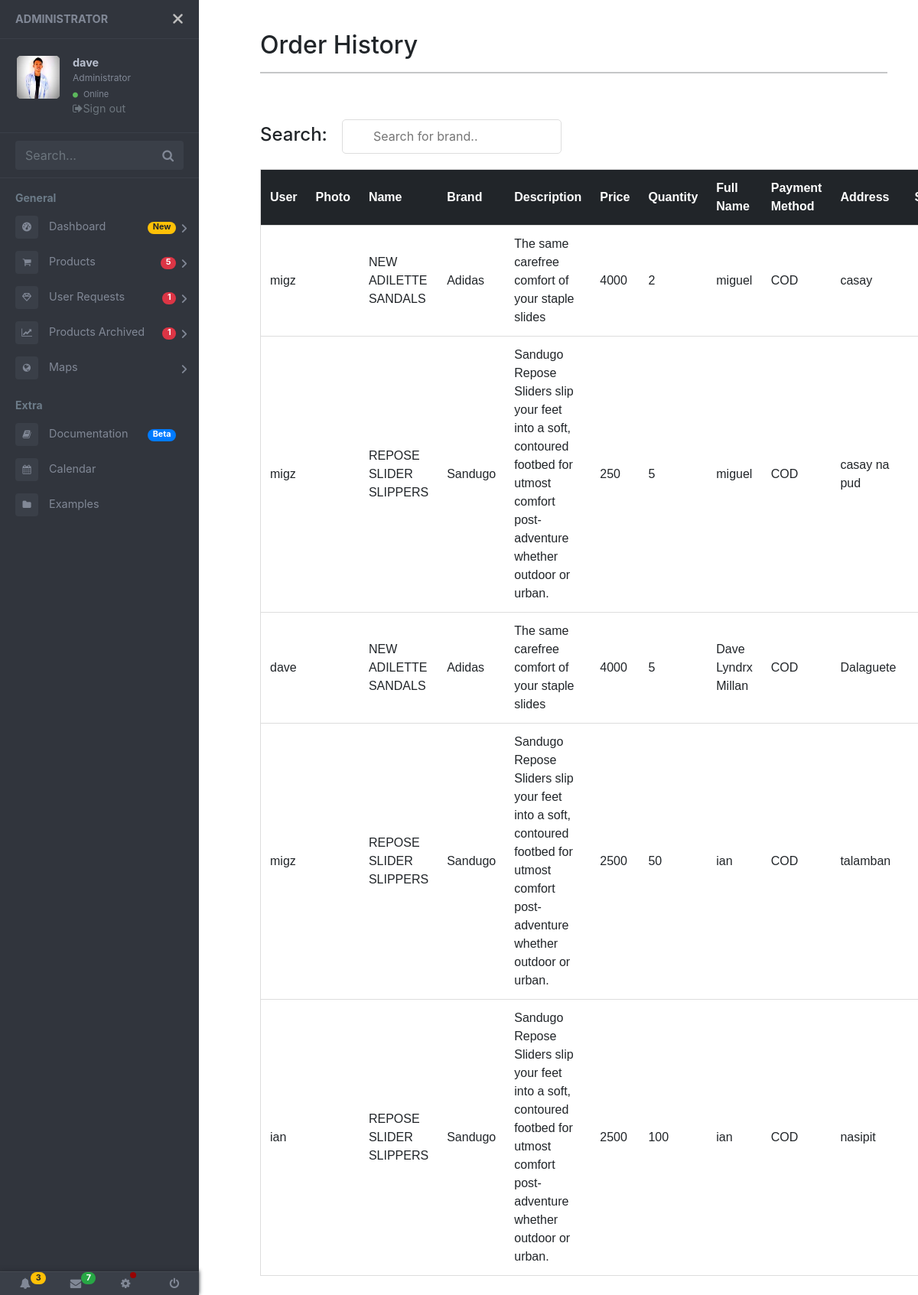
/DAMI/seeorderhistory.php (signed in), run on the app's committed database.
### tables this page shows
CREATE TABLE `orderhistory` (
  `approvedId` int(11) NOT NULL,
  `username` varchar(255) NOT NULL,
  `productId` int(255) NOT NULL,
  `productPhoto` varchar(255) NOT NULL,
  `productName` varchar(255) NOT NULL,
  `productBrand` varchar(255) NOT NULL,
  `productDescription` varchar(255) NOT NULL,
  `productPrice` int(255) NOT NULL,
  `quantity` int(255) NOT NULL,
  `status` varchar(255) NOT NULL,
  `fullName` varchar(255) NOT NULL,
  `address` varchar(255) NOT NULL,
  `contactEmail` varchar(255) NOT NULL,
  `paymentMethod` varchar(255) NOT NULL,
  `result` varchar(255) NOT NULL
);

### DAMI/seeorderhistory.php (the view, shortened to what this page needs)
<!DOCTYPE html>
<html lang="en">
<head>
  <link rel="stylesheet" href="https://maxcdn.bootstrapcdn.com/bootstrap/4.0.0/css/bootstrap.min.css">
  <link href="https://use.fontawesome.com/releases/v5.0.6/css/all.css" rel="stylesheet">
  <link href="https://cdn.jsdelivr.net/npm/bootstrap@5.0.0-beta3/dist/css/bootstrap.min.css" rel="stylesheet">
  <link rel="stylesheet" href="https://stackpath.bootstrapcdn.com/font-awesome/4.7.0/css/font-awesome.min.css">
  <link rel="stylesheet" href="https://stackpath.bootstrapcdn.com/font-awesome/4.7.0/css/font-awesome.min.css">
  <link href="//maxcdn.bootstrapcdn.com/bootstrap/4.0.0/css/bootstrap.min.css" rel="stylesheet" id="bootstrap-css">
</head>
<body>
  <div class="page-wrapper chiller-theme toggled">
    <nav id="sidebar" class="sidebar-wrapper">
      <div class="sidebar-content">
        <div class="sidebar-brand">
          <a href="#">Administrator</a>
          <div id="close-sidebar">
            <i class="fas fa-times"></i>
          </div>
        </div>
        <div class="sidebar-header">
          <div class="user-pic">
            <img class="img-responsive img-rounded" alt="User picture">
          </div>
          <div class="user-info">
            <span class="user-name">
              <strong><?php echo $_SESSION['adminusername']; ?></strong>
            </span>
            <span class="user-role">Administrator</span>
            <span class="user-status">
              <i class="fa fa-circle"></i>
              <span>Online</span>
            </span>
            <a href="logoutadmin.php" class="nav__link">
              <span class="nav__name text-muted"> <i class="fa fa-sign-out text-muted" aria-hidden="true"></i>Sign out</i></span>
            </a>
          </div>
        </div>
        <div class="sidebar-search">
          <div>
            <div class="input-group">
              <input type="text" class="form-control search-menu" placeholder="Search...">
              <div class="input-group-append">
                <span class="input-group-text">
                  <i class="fa fa-search" aria-hidden="true"></i>
                </span>
              </div>
            </div>
          </div>
        </div>
        <div class="sidebar-menu">
          <ul>
            <li class="header-menu">
              <span>General</span>
            </li>
            <li class="sidebar-dropdown">
              <a href="adminpage.php">
                <i class="fa fa-tachometer-alt"></i>
                <span>Dashboard</span>
                <span class="badge badge-pill badge-warning">New</span>
              </a>
            </li>
            <li class="sidebar-dropdown">
              <a>
                <i class="fa fa-shopping-cart"></i>
                <span>Products</span>
                <?php
                $servername = "localhost";
                $username = "root";
                $password = "";
                $dbname = "dami";
                $conn = new mysqli($servername, $username, $password, $dbname);
                $count = 0;
                $query = ("SELECT * FROM products;");
                $query_run = mysqli_query($conn, $query);
                while ($row = mysqli_fetch_array($query_run)) {
                  $count++;
                }
                echo "<span class='badge badge-pill badge-danger'>$count</span> ";
                ?>
              </a>
            </li>
            <li class="sidebar-dropdown">
              <a href="#">
                <i class="far fa-gem"></i>
                <span>User Requests</span>
                <?php
                $servername = "localhost";
                $username = "root";
                $password = "";
                $dbname = "dami";
                $conn = new mysqli($servername, $username, $password, $dbname);
                $count = 0;
                $query = ("SELECT * FROM request;");
                $query_run = mysqli_query($conn, $query);
                while ($row = mysqli_fetch_array($query_run)) {
                  $count++;
                }
                echo "<span class='badge badge-pill badge-danger'>$count</span> ";
                ?>
              </a>
            </li>
            <li class="sidebar-dropdown">
              <a href="seeproductarchived.php">
                <i class="fa fa-chart-line"></i>
                <span>Products Archived</span>
                <?php
                $servername = "localhost";
                $username = "root";
                $password = "";
                $dbname = "dami";
                $conn = new mysqli($servername, $username, $password, $dbname);
                $count = 0;
                $query = ("SELECT * FROM archivedproducts;");
                $query_run = mysqli_query($conn, $query);
                while ($row = mysqli_fetch_array($query_run)) {
                  $count++;
                }
                echo "<span class='badge badge-pill badge-danger'>$count</span> ";
                ?>
              </a>
            </li>
            <li class="sidebar-dropdown">
              <a href="#">
                <i class="fa fa-globe"></i>
                <span>Maps</span>
              </a>
            </li>
            <li class="header-menu">
              <span>Extra</span>
            </li>
            <li>
              <a href="documentation.php">
                <i class="fa fa-book"></i>
                <span>Documentation</span>
                <span class="badge badge-pill badge-primary">Beta</span>
              </a>
            </li>
            <li>
              <a href="#">
                <i class="fa fa-calendar"></i>
                <span>Calendar</span>
              </a>
            </li>
            <li>
              <a href="#">
                <i class="fa fa-folder"></i>
                <span>Examples</span>
              </a>
            </li>
          </ul>
        </div>
      </div>
      <div class="sidebar-footer">
        <a href="#">
          <i class="fa fa-bell"></i>
          <span class="badge badge-pill badge-warning notification">3</span>
        </a>
        <a href="#">
          <i class="fa fa-envelope"></i>
          <span class="badge badge-pill badge-success notification">7</span>
        </a>
        <a href="#">
          <i class="fa fa-cog"></i>
          <span class="badge-sonar"></span>
        </a>
        <a href="#">
          <i class="fa fa-power-off"></i>
        </a>
      </div>
    </nav>
    <main class="page-content">
      <div class="container-fluid">
        <h2>Order History</h2>
        <hr>
        <br><br>
        <table id="myTable">
       <h4>Search: &nbsp; <input type="text" id="myInput" onkeyup="myFunction()" placeholder="Search for brand.."></h4>
          <thead class="table-dark">
            <tr>
              <th scope="col">User</th>
              <th scope="col">Photo</th>
              <th scope="col">Name</th>
              <th scope="col">Brand</th>
              <th scope="col">Description</th>
              <th scope="col">Price</th>
              <th scope="col">Quantity</th>
              <th scope="col">Full Name</th>
              <th scope="col">Payment Method</th>
              <th scope="col">Address</th>
              <th scope="col">Status</th>
            </tr>
          </thead>
          <?php
          $servername = "localhost";
          $username = "root";
          $password = "";
          $dbname = "dami";
          $conn = new mysqli($servername, $username, $password, $dbname);
          if ($conn->connect_error) {
            die("Connection failed: " . $conn->connect_error);
          } else {
            $sql = "SELECT * FROM `orderhistory`";
            $result = $conn->query($sql);
            if ($result->num_rows > 0) {
              while ($row = $result->fetch_assoc()) {
          ?>
                <tr>
                  <td>
                    <?php echo  $row['username']; ?>
                  </td>
                  <td>
                  </td>
                  <td>
                    <?php echo  $row['productName']; ?>
                  </td>
                  <td>
                    <?php echo $row['productBrand']; ?>
                  </td>
                  <td>
                    <?php echo $row['productDescription']; ?>
                  </td>
                  <td>
                    <?php echo $row['productPrice']; ?>
                  </td>
                  <td>
                    <?php echo $row['quantity']; ?>
                  </td>
                  <td>
                    <?php echo $row['fullName']; ?>
                  </td>
                  <td>
                    <?php echo $row['paymentMethod']; ?>
                  </td>
                  <td>
                    <?php echo $row['address']; ?>
                  </td>
                  <td>
                  </td>
                </tr>
              <?php } ?>
            <?php } ?>
          <?php } ?>
      </div>
  </div>
</body>
</html>

### data on the page
orderhistory: username "migz", productName "NEW ADILETTE SANDALS", productBrand "Adidas", productDescription "The same carefree comfort of your staple slides", productPrice "4000", quantity "2", fullName "miguel", paymentMethod "COD", address "casay"
orderhistory: username "migz", productName "REPOSE SLIDER SLIPPERS", productBrand "Sandugo", productDescription "Sandugo Repose Sliders slip your feet into a soft, contoured footbed for utmost comfort post-adventure whether outdoor or urban.", productPrice "250", quantity "5", fullName "miguel", paymentMethod "COD", address "casay na pud"
orderhistory: username "dave", productName "NEW ADILETTE SANDALS", productBrand "Adidas", productDescription "The same carefree comfort of your staple slides", productPrice "4000", quantity "5", fullName "Dave Lyndrx Millan", paymentMethod "COD", address "Dalaguete"
orderhistory: username "migz", productName "REPOSE SLIDER SLIPPERS", productBrand "Sandugo", productDescription "Sandugo Repose Sliders slip your feet into a soft, contoured footbed for utmost comfort post-adventure whether outdoor or urban.", productPrice "2500", quantity "50", fullName "ian", paymentMethod "COD", address "talamban"
orderhistory: username "ian", productName "REPOSE SLIDER SLIPPERS", productBrand "Sandugo", productDescription "Sandugo Repose Sliders slip your feet into a soft, contoured footbed for utmost comfort post-adventure whether outdoor or urban.", productPrice "2500", quantity "100", fullName "ian", paymentMethod "COD", address "nasipit"

### other printed values
$_SESSION['adminusername'] "dave"
$count "5"
$count "1"
